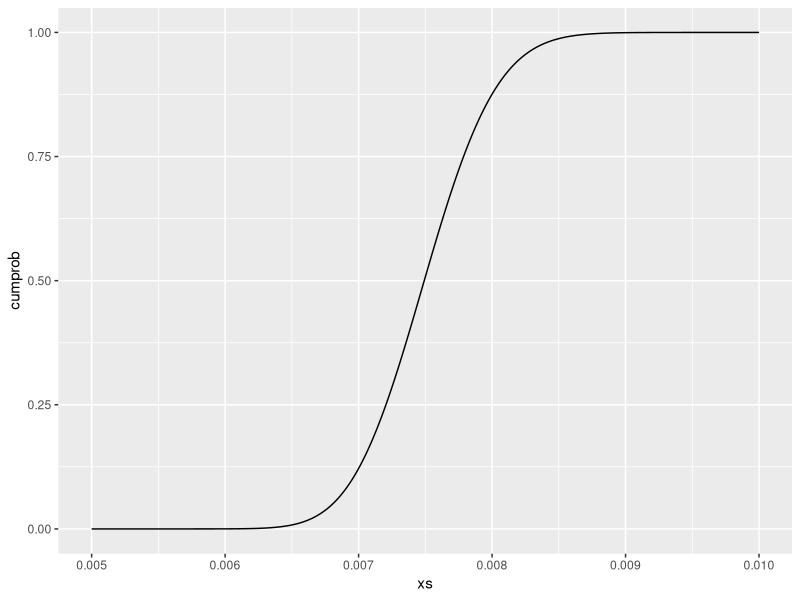
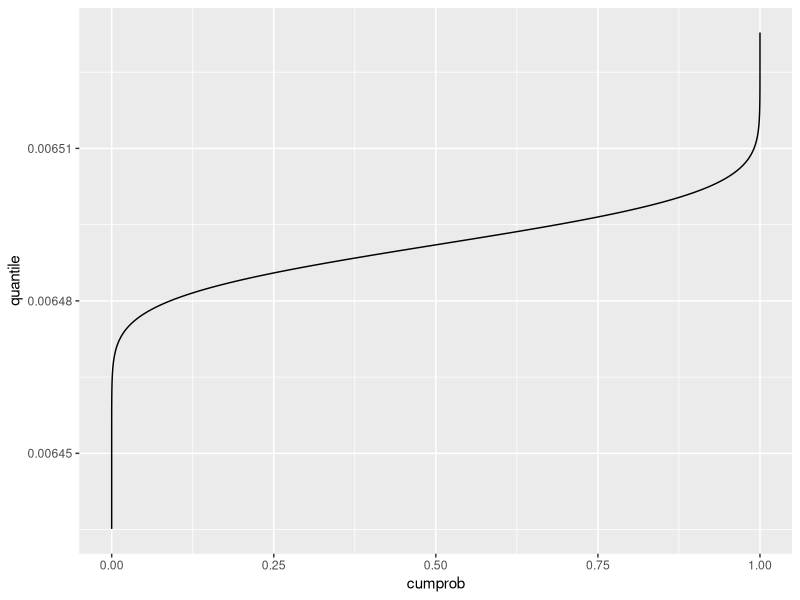
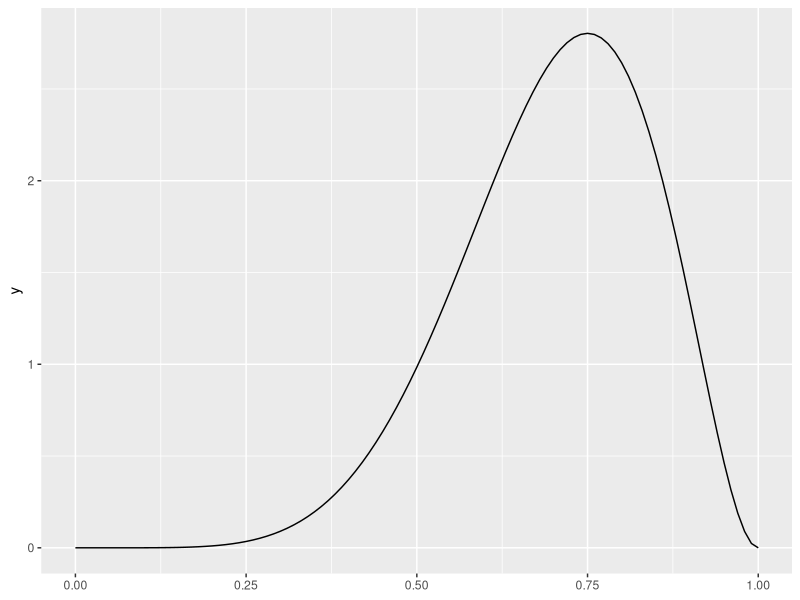
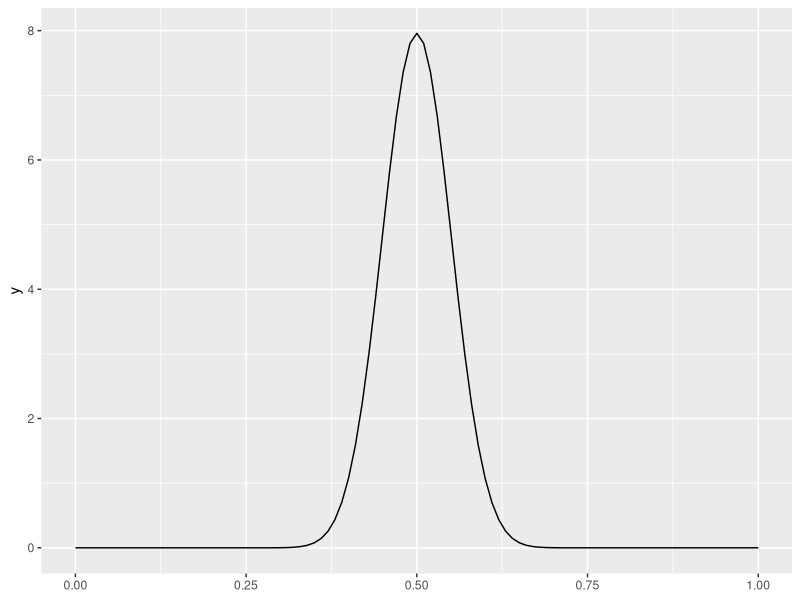
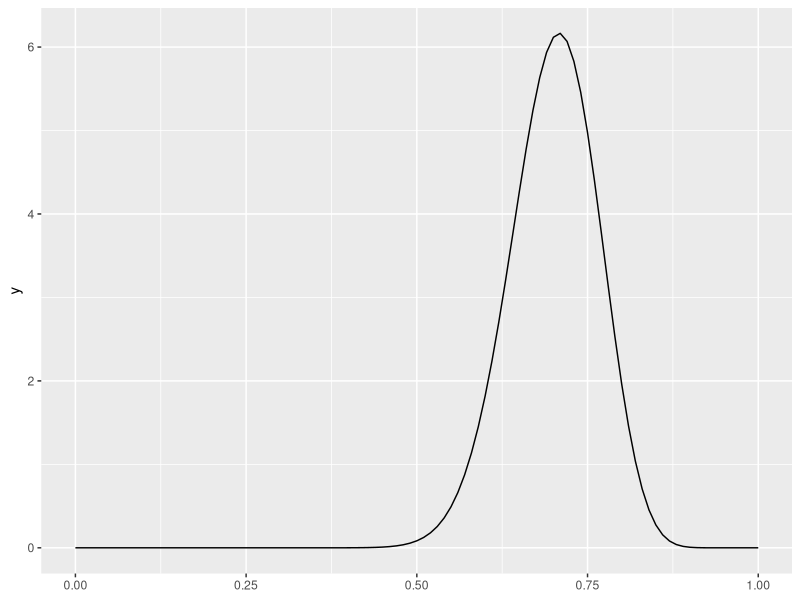

Recreate these plots in R, in order.
## ---- chunk 1
library(gridExtra)
library(tidyverse)
## ---- chunk 2
    # Find all possible combinations of die rolls and their sum
    dice <- expand.grid(roll_1 = c(1:6),
                        roll_2 = c(1:6)) %>%
      mutate(sum = roll_1 + roll_2)
    
    # Summing instances that meet criteria and finding proportions
    dice %>%
      mutate(criteria = ifelse(sum > 7, T, F)) %>%
      group_by(criteria) %>%
      summarize(total = n()) %>%
      mutate(proportion = total / sum(total))
## ---- chunk 3
    # Find all possible combinations of die rolls and their sum
    dice <- expand.grid(roll_1 = c(1:6),
                        roll_2 = c(1:6),
                        roll_3 = c(1:6)) %>%
      mutate(sum = roll_1 + roll_2 + roll_3)
    
    # Summing instances that meet criteria and finding proportions
    dice %>%
      mutate(criteria = ifelse(sum > 7, T, F)) %>%
      group_by(criteria) %>%
      summarize(total = n()) %>%
      mutate(proportion = total / sum(total))
## ---- chunk 4
    # Calculating hypothesis ratio
    hyp_ratio <- 30 / 5
    hyp_ratio
    
    # Calculating probability assigned to a Red Sox win
    hyp_ratio / (hyp_ratio + 1)
## ---- chunk 5
    # Finding combined probability
    (1/20) * (1/20) * (1/20)
## ---- chunk 6
    # Probability of rain
    rain <- .1
    # Probability of you forgetting umbrella
    no_umbrella <- .5
    rain * no_umbrella
## ---- chunk 7
    # Want to find probability of egg 1 or egg 2 having salmonella
    # Events are not mutually exclusive
    ((1/20000) + (1/20000)) - ((1/20000) * (1/20000))
## ---- chunk 8
    # First finding probability of two heads in two chances
    coin <- .5 * .5
    # Finding prob of three 6s
    die <- (1/6) * (1/6) * (1/6)
    
    # Finding prob of either coin or die happening when they are mutually exclusive
    (coin + die) - (coin * die)
## ---- chunk 9
    # The number of outcomes we care about (successes)
    k <- 1
    
    # The number of trials
    n <- 12
    
    # The probability of the event happening
    p <- (1/20) + (1/20)
## ---- chunk 10
    # Use the binomial coefficient
    choose(5, 1)
## ---- chunk 11
    # Calculating coefficient
    coefficient <- choose(10, 5)
    
    # Calculating probability of outcome
    probability <- (4/52)^5 * (1 - (4/52))^(10 - 5)
    
    coefficient * probability
## ---- chunk 12
    # Summing up probabilities of at least 2 job offers
    out_of_7 <- pbinom(q = 1, size = 7, prob = (1/5), lower.tail = F)
    
    out_of_7
## ---- chunk 13
    # Summing up probabilities of at least 2 job offers
    out_of_25 <- pbinom(q = 1, size = 25, prob = (1/10), lower.tail = F)
    
    out_of_25
    
    # The extra work isn't worth it
    out_of_25 / out_of_7
## ---- chunk 14
    # Setting beta distribution parameters
    alpha <- 4
    beta <- 6
    
    # Finding sum of probabilities from .6 to 1
    # About 10% chance of landing on heads at least 60% of the time
    integrate(function(x) dbeta(x, alpha, beta), .6, 1)
## ---- chunk 15
    alpha <- 9
    beta <- 11
    
    # Integrating all possible probabilities between 45-55%
    # About 31% chance of coin being fair
    integrate(function(x) dbeta(x, alpha, beta), .45, .55)
## ---- chunk 16
    alpha <- 109
    beta <- 111
    
    # About 86% chance of coin being fair
    integrate(function(x) dbeta(x, alpha, beta), .45, .55)
## ---- chunk 17
    # Product rule for dependent probabilities
    # P(Female) * P(Not Color Blind | Female)
    p_female <- .5
    p_ncb_female <- .995
    p_female * p_ncb_female
## ---- chunk 18
    # Sum rule for independent probabilities
    # Events are not mutually exclusive
    p_cb_male <- .08
    p_gbs_vac <- (3 / 100000)
    (p_cb_male + p_gbs_vac) - (p_cb_male * p_gbs_vac)
## ---- chunk 19
    # P(Kansas | KC)
    # P(KC | Kansas) * P(Kansas) / P(KC)
    p_kansas <- 105 / (105 + 114)
    p_kc <- 15 / (105 + 114)
    p_kc_kansas <- 6 / 105
    
    (p_kc_kansas * p_kansas) / (p_kc)
## ---- chunk 20
    # P(Ace | Black)
    # P(Black | Ace) * P(Ace) / P(Black)
    p_ace <- 3 / 51
    p_black <- 26 / 51
    p_black_ace <- 2 / 3
    
    (p_black_ace * p_ace) / p_black
## ---- chunk 21
    # Let's try making the likelihood 10x smaller
    likelihood <- 3 / 100
    prior <- 1 / 1000
    
    # Find ratio of updated hypothesis 1 to hypothesis 2
    # Our ratio has shrunk 10x in step with the likelihood
    (prior * likelihood) / (1 / 21900000)
## ---- chunk 22
    # Have to multiply denominator of original prior by original ratio amount
    prior <- 1 / (1000 * 657)
    
    (prior * likelihood) / (1 / 21900000)
## ---- chunk 23
    alpha <- 6
    beta <- 1
    
    integrate(function(x) dbeta(x, alpha, beta), .4, .6)
## ---- chunk 24
    prior_alpha <- 55
    prior_beta <- 55
    
    integrate(function(x) dbeta(x, prior_alpha + 6, prior_beta + 1), .4, .6)
## ---- chunk 25
    more_heads <- 23
    
    integrate(function(x) dbeta(x, prior_alpha + 6 + more_heads, prior_beta + 1), .4, .6)
## ---- chunk 26
    example_vector <- c(1, 2, 3, 4, 5, 6, 7, 8, 9, 10)
    
    # Mean
    mean(example_vector)
    # Variance
    var(example_vector)
    # Standard Deviation
    sd(example_vector)
## ---- chunk 27
    # Integrate from 5 to a reasonably large number
    integrate(function(x) dnorm(x, 0, 1), 5, 100)
## ---- chunk 28
    temp_vector <- c(100, 99.8, 101, 100.5, 99.7)
    
    integrate(function(x) dnorm(x, mean = mean(temp_vector),
                                sd = sd(temp_vector)),
              100.4, 200)
## ---- chunk 29
    well_vector <- c(2.5, 3, 3.5, 4, 2)
    
    time <- sqrt((500 * 2) / 9.8)
    
    integrate(function(x) dnorm(x, mean = mean(well_vector),
                                sd = sd(well_vector)),
              time, 200)
## ---- chunk 30
    dnorm(0, mean = mean(well_vector), sd = sd(well_vector))
## ---- chunk 31
    example <- tibble(xs = seq(0.005, 0.01, by = 0.00001)) %>%
      mutate(cumprob = pbeta(xs, 300, 40000 - 300),
             quantile = qbeta(xs, 300, 40000 - 300))
    
    # CDF Plot
    example %>%
      ggplot(aes(x = xs, y = cumprob)) +
      geom_line()
    
    # Quantile Plot
    example %>%
      ggplot(aes(x = cumprob, y = quantile)) +
      geom_line()
## ---- chunk 32
    snow_vector <- c(7.8, 9.4, 10.0, 7.9, 9.4, 7.0, 7.0, 7.1, 8.9, 7.4)
    
    # Lower bound
    qnorm(.025, mean = mean(snow_vector),
          sd = sd(snow_vector))
    # Upper bound
    qnorm(.975, mean = mean(snow_vector),
          sd = sd(snow_vector))
## ---- chunk 33
    # Lower bound
    lb <- qbeta(.025, shape1 = 10, shape2 = 20)
    # Upper bound
    ub <- qbeta(.975, shape1 = 10, shape2 = 20)
    
    # Putting bounds on scale of houses left
    lb * 40
    ub * 40
## ---- chunk 34
    # Creating some fake priors and plotting them
    priors <- list(weak_bias = c(7, 3),
                   very_strong_fair = c(50, 50),
                   strong_bias = c(35, 15))
    
    map(priors,
        ~ ggplot() +
          stat_function(fun = function(x) dbeta(x, .x[1], .x[2])))
## ---- chunk 35
    # Updating initial flips
    heads <- 9 + 9
    tails <- 3 + 11
    
    # Updating prior beliefs
    updated_beliefs <- map(priors, ~ c(.x[1] + heads, .x[2] + tails))
    
    map(updated_beliefs, ~ c(qbeta(.025, .x[1], .x[2]),
                             qbeta(.975, .x[1], .x[2])))
## ---- chunk 36
    # Prior is already the same for A and B, but is weak
    # We could create a stronger prior for both A and B
    prior_clicks <- 30
    prior_no_clicks <- 70
    
    set.seed(1234)
    a <- rbeta(100000, prior_clicks + 36, prior_no_clicks + 114)
    b <- rbeta(100000, prior_clicks + 50, prior_no_clicks + 100)
    
    # B is still heavily favored to be clicked, but has decreased
    sum(b > a) / 100000
## ---- chunk 37
    updated_prior_clicks <- 20
    updated_prior_no_clicks <- 80
    
    set.seed(1234)
    b <- rbeta(100000, updated_prior_clicks + 50, updated_prior_no_clicks + 100)
    
    # Proportion of B has decreased, but is still more than A
    sum(b > a) / 100000
## ---- chunk 38
    p_d_h1 <- (.5^4) * (.5^6)
    p_d_h2 <- ((1 / 6)^4) * ((5 / 6)^6)
    
    p_h1 <- 2 / 3
    p_h2 <- 1 / 3
    
    # Posterior odds have increased substantially
    (p_d_h1 * p_h1) / (p_d_h2 * p_h2)
## ---- chunk 39
    p_d_new_disease <- .98 * .3 * .28
    p_d_old_disease <- .49 * .94 * .83
    
    p_new_disease <- 35 / 1000000
    p_old_disease <- 11 / 1000000
    
    # About 30% more likely to have vestibular schannoma
    (p_d_new_disease * p_new_disease) / (p_d_old_disease * p_old_disease)
## ---- chunk 40
    p_d_h1 <- 1
    p_d_h2 <- .5^10
    # Probability that it's a trick coin is 1024x more likely
    p_d_h1 / p_d_h2
## ---- chunk 41
    p_sneaky <- 1
    p_mostly_honest <- 1 / 5
    p_trustworthy <- 1 / 10000
    
    p_sneaky * (p_d_h1 / p_d_h2)
    p_mostly_honest * (p_d_h1 / p_d_h2)
    p_trustworthy * (p_d_h1 / p_d_h2)
## ---- chunk 42
    p_trustworthy * (p_d_h1 / (.5^14))
## ---- chunk 43
    100 / (p_d_h1 / (.5^4))
